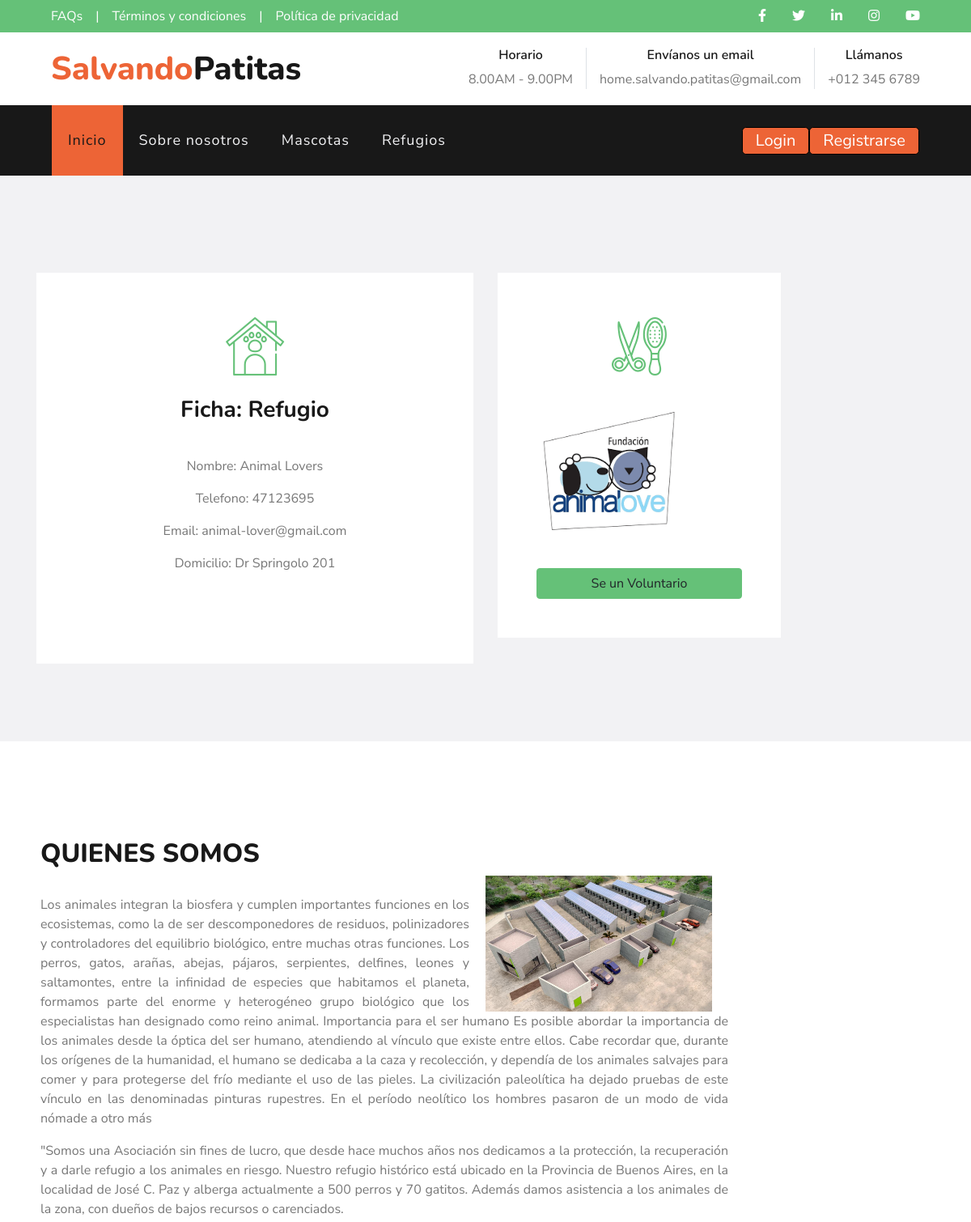
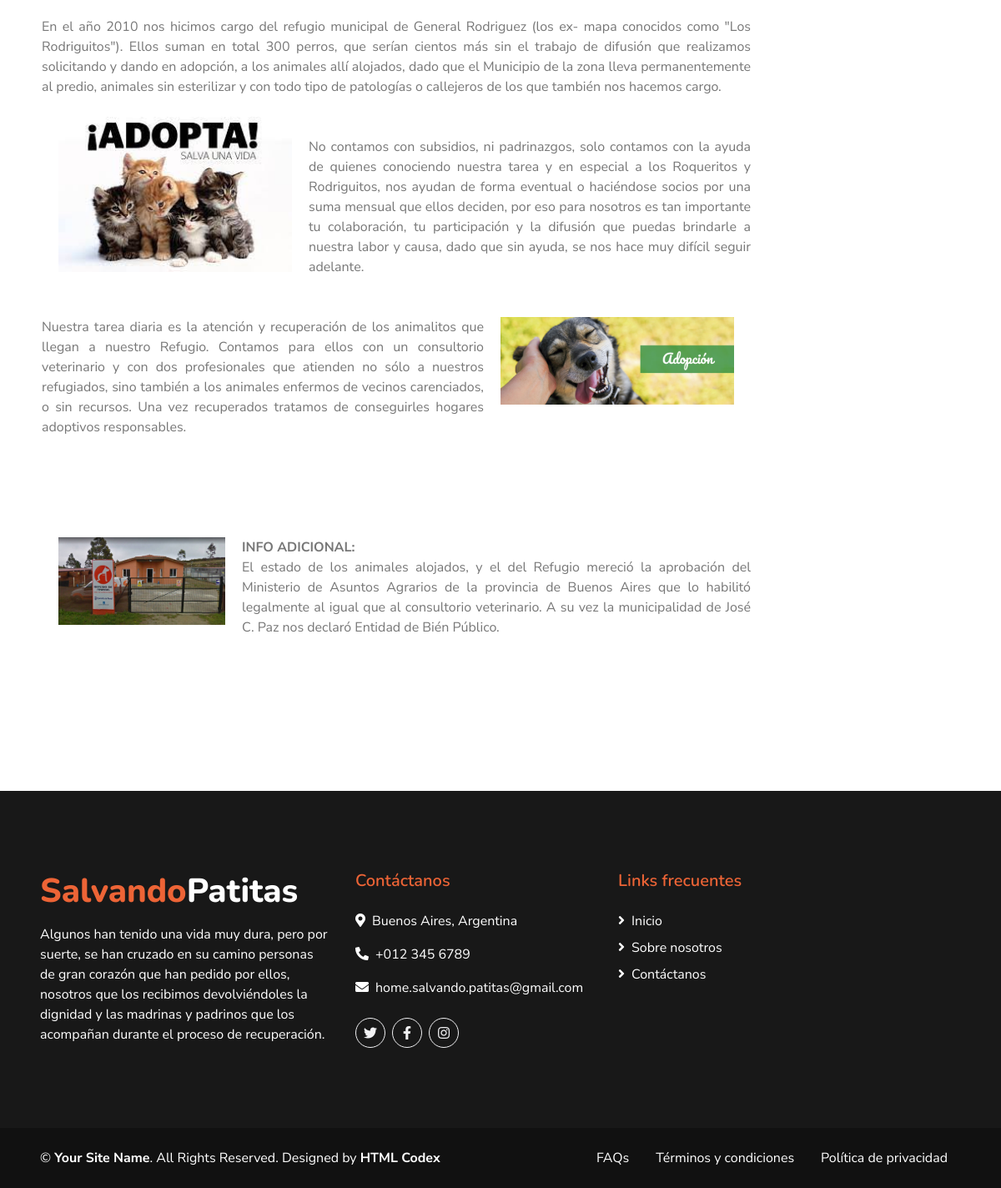
/Refugio/detalle-refugio/2/, run on the app's committed database (2 pictures, top to bottom).
### Apps/Refugio/models.py (models this page shows, shortened)
class Refugio(models.Model):
    nombre = models.CharField(max_length= 80, unique=True)
    telefono = models.IntegerField(null=True, blank=True)
    email = models.EmailField(null=True, blank=True)
    domicilio = models.TextField(max_length=200)
    logo = models.ImageField(upload_to='refugio_image/', null=True, blank=True)

class Perfil_Refugio (models.Model):
    refugio = models.OneToOneField('Refugio', on_delete=models.CASCADE, related_name='RefugioProf',null=True)
    description= models.TextField(max_length = 2000, null=True, blank=True)
    image_1 = models.ImageField(upload_to='refugio_image/', null=True, blank=True)
    image_2 = models.ImageField(upload_to='refugio_image/', null=True, blank=True)
    image_3 = models.ImageField(upload_to='refugio_image/', null=True, blank=True)
    image_4 = models.ImageField(upload_to='refugio_image/', null=True, blank=True)

### Apps/Refugio/views.py (the view)
# urls.py: path("detalle-refugio/<int:pk>/", Detail_Refugio.as_view() , name="detalle-refugio"),
class Detail_Refugio(DetailView):
    model = Refugio
    template_name = 'Refugio/detalle_refugio.html'

### Templates/Refugio/detalle_refugio.html (shortened to what this page needs)
{% extends "padre.html" %}
{% load static %}
{% block contenidoQueCambia%}
<div class="container-fluid bg-light pt-2">
    <div class="container py-5">
        <div class="d-flex flex-column text-center mb-5">
        </div>
            <div class="row pb-3">
                <div class="col-md-6 col-lg-6 mb-4">
                    <div class="d-flex flex-column text-center bg-white mb-2 p-3 p-sm-5">
                        <h3 class="flaticon-house display-3 font-weight-normal text-secondary mb-3"></h3>
                        <h3 class="mb-3">Ficha: Refugio</h3><br>
                    <table>
                        <p> Nombre: {{refugio.nombre}} </p>
                        <p> Telefono: {{refugio.telefono}} </p>
                        <p> Email: {{refugio.email}} </p>
                        <p> Domicilio: {{refugio.domicilio}} </p>
                        <br>
                        <br>
                    </table>
                    </div>
                </div>
                <div class="col-md-6 col-lg-4 mb-4">
                    <div class="d-flex flex-column text-center bg-white mb-2 p-3 p-sm-5">
                        <h3 class="flaticon-grooming display-3 font-weight-normal text-secondary mb-3"></h3>
                        <img src="{{refugio.logo.url}}", border-radius= 50%, width="180px" height="180px
                        "><br>
                        {% if request.user.is_authenticated %}
                    <a href="{% url "voluntario" %}" class="btn  btn-secondary mt-1 mt-md-2 px-2">Se un Voluntario</a>
                    {% else %}
                    <a href="{% url "requerimiento" %}" class="btn  btn-secondary mt-1 mt-md-2 px-2">Se un Voluntario</a>
                    {% endif %}
                    </div>
                </div>
             </div>
    </div>
</div>
<br><br>
<article>
<br>
<br>
<br>
    <div style="margin-left:50px;margin-right:15px;width:850px" align="justify">
<h2>QUIENES SOMOS</h2>
{% if refugio.RefugioProf.image_1 %}
    <img src="{{refugio.RefugioProf.image_1.url}}" width="280" hspace="20" align="right">
    {%endif%}
    <br>
    {% if refugio.RefugioProf.description %}
    <p> {{refugio.RefugioProf.description}} </p>
    {%endif%}
    <p>
"Somos una Asociación sin fines de lucro, que desde hace muchos años nos dedicamos a la
protección, la recuperación y a darle refugio a los animales en riesgo. Nuestro refugio histórico
está ubicado en la Provincia de Buenos Aires, en la localidad de José C. Paz y alberga
actualmente a 500 perros y 70 gatitos. Además damos asistencia a los animales de la zona, con
dueños de bajos recursos o carenciados.&nbsp;<br><br>
En el año 2010 nos hicimos cargo del refugio municipal de General Rodriguez (los ex- mapa
conocidos como "Los Rodriguitos"). Ellos suman en total 300 perros, que serían cientos más
sin el trabajo de difusión que realizamos solicitando y dando en adopción, a los animales allí
alojados, dado que el Municipio de la zona lleva permanentemente al predio, animales sin
esterilizar y con todo tipo de patologías o callejeros de los que también nos hacemos cargo.&nbsp;<br><br>
{% if refugio.RefugioProf.image_4%}
<img src="{{refugio.RefugioProf.image_4.url}}" width="280"hspace="20" align="left">
{%endif%}
<br>
No contamos con subsidios, ni padrinazgos, solo contamos con la ayuda de quienes conociendo
nuestra tarea y en especial a los Roqueritos y Rodriguitos, nos ayudan de forma eventual o
haciéndose socios por una suma mensual que ellos deciden, por eso para nosotros es tan
importante tu colaboración, tu participación y la difusión que puedas brindarle a nuestra labor
y causa, dado que sin ayuda, se nos hace muy difícil seguir adelante.
<br><br><br>
{% if refugio.RefugioProf.image_2 %}
<img src="{{refugio.RefugioProf.image_2.url}}" width="280" hspace="20" align="right">
{%endif%}
Nuestra tarea diaria es la atención y recuperación de los animalitos que llegan a nuestro
Refugio. Contamos para ellos con un consultorio veterinario y con dos profesionales que
atienden no sólo a nuestros refugiados, sino también a los animales enfermos de vecinos
carenciados, o sin recursos. Una vez recuperados tratamos de conseguirles hogares
adoptivos responsables.
<br><br>
<br><br>
<br><br>
{% if refugio.RefugioProf.image_3 %}
<img src="{{refugio.RefugioProf.image_3.url}}" width="200" hspace="20" align="left">
{%endif%}
<b>
INFO ADICIONAL:
</b><br>
El estado de los animales alojados, y el del Refugio mereció la aprobación del Ministerio de
Asuntos Agrarios de la provincia de Buenos Aires que lo habilitó legalmente al igual que al
consultorio veterinario. A su vez la municipalidad de José C. Paz nos declaró Entidad de
Bién Público.
</p>
<p></p><br>
     <br><br><br>
<br></div>
</article>
{%endblock%}

### data on the page
Refugio: nombre "Animal Lovers", telefono "47123695", email "animal-lover@gmail.com", domicilio "Dr Springolo 201", logo (picture), RefugioProf.image_1 (picture), RefugioProf.description "Los animales integran la biosfera y cumplen importantes funciones en los ecosistemas, como la de ser descomponedores de residuos, polinizadores y controladores del equilibrio biológico, entre muchas otras funciones. Los perros, gatos, arañas, abejas, pájaros, serpientes, delfines, leones y saltamontes, entre la infinidad de especies que habitamos el planeta, formamos parte del enorme y heterogéneo grupo biológico que los especialistas han designado como reino animal. Importancia para el ser humano Es posible abordar la importancia de los animales desde la óptica del ser humano, atendiendo al vínculo que existe entre ellos. Cabe recordar que, durante los orígenes de la humanidad, el humano…", RefugioProf.image_4 (picture), RefugioProf.image_2 (picture), RefugioProf.image_3 (picture)
